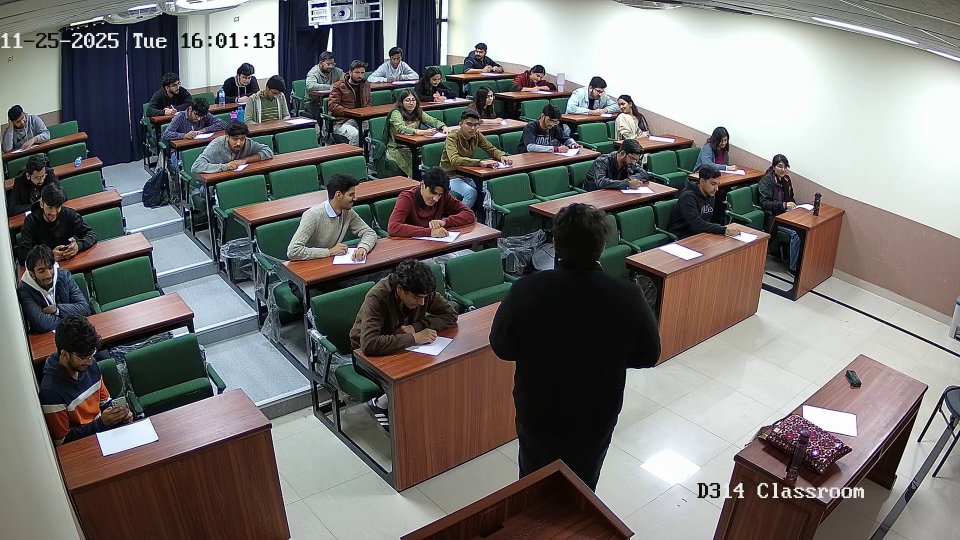
#> input picture src/app/ai_engine/D314_frame_17m19s.jpg, 1920 x 1080 px (shown at 1/2 size); its folder holds only this picture in this run
$ python -i frame_overlay_timestamp.py   (imports and definitions only)
#> lines starting #> are read from the running program, lines starting #| are printed output that depends on the picture; after the words box and inside, x2 and y2 are one past the last pixel; in counts of white or black regions, pixels touching at a corner belong together
#> further down, picture is the input picture: shape (1080, 1920, 3); mean B, G, R 113.1, 115.5, 117.8
"""
Read exam date/time burned into CCTV frames (top-left overlay) using Tesseract OCR.

Requires the ``tesseract`` binary on PATH (https://github.com/tesseract-ocr/tesseract).
Python package: ``pytesseract``. Disable with env ``EXAM_TIMESTAMP_OCR=0``.

During batch extraction (``video_processing.stream_handler``), OCR runs every
``EXAM_TS_OCR_EVERY_N_EXTRACTED`` extracted frames (default ``30``) for speed.
Timestamps between runs are interpolated from the last parsed overlay clock.

Crop defaults target a typical top-left stamp like: ``11-25-2025 Tue 16:02:24``.
"""

from __future__ import annotations

import logging
import os
import re
from datetime import datetime
from typing import Optional

import cv2
import numpy as np

logger = logging.getLogger(__name__)

try:
    import pytesseract as _pytesseract  # type: ignore
except ImportError:
    _pytesseract = None

_MISSING_TESSERACT_WARNED = False


def _preprocess_roi(roi_bgr: np.ndarray) -> np.ndarray:
    gray = cv2.cvtColor(roi_bgr, cv2.COLOR_BGR2GRAY)
    scale = float(os.getenv("EXAM_TS_OCR_SCALE", "2.2"))
    if scale > 1.0:
        gray = cv2.resize(
            gray, None, fx=scale, fy=scale, interpolation=cv2.INTER_CUBIC
        )
    blur = cv2.GaussianBlur(gray, (3, 3), 0)
    _, th = cv2.threshold(blur, 0, 255, cv2.THRESH_BINARY + cv2.THRESH_OTSU)
    if float(np.mean(th)) > 127.0:
        th = 255 - th
    return th


def parse_datetime_from_ocr_text(raw: str) -> Optional[datetime]:
    """
    Parse common CCTV overlay formats from noisy OCR text.
    Examples: ``11-25-2025 Tue 16:02:24``, ``11/25/2025  4:02:24 PM`` (best-effort).
    """
    if not raw or not raw.strip():
        return None
    s = " ".join(raw.split())
    # mm-dd-yyyy [weekday] HH:MM:SS (weekday optional / noisy)
    m = re.search(
        r"(\d{1,2})[/-](\d{1,2})[/-](\d{4})\D{0,12}(\d{1,2}):(\d{2}):(\d{2})",
        s,
        re.IGNORECASE,
    )
    if m:
        mm, dd, yyyy, hh, mi, ss = (int(m.group(i)) for i in range(1, 7))
        try:
            return datetime(yyyy, mm, dd, hh, mi, ss)
        except ValueError:
            pass
    # yyyy-mm-dd HH:MM:SS
    m2 = re.search(
        r"(\d{4})[/-](\d{1,2})[/-](\d{1,2})\D{0,8}(\d{1,2}):(\d{2}):(\d{2})",
        s,
    )
    if m2:
        yyyy, mm, dd, hh, mi, ss = (int(m2.group(i)) for i in range(1, 7))
        try:
            return datetime(yyyy, mm, dd, hh, mi, ss)
        except ValueError:
            pass
    return None


def parse_exam_timestamp_from_frame(frame_bgr: np.ndarray) -> Optional[datetime]:
    """
    Crop top-left region, OCR, parse datetime. Returns None if disabled, failed, or
    Tesseract unavailable.
    """
    if frame_bgr is None or frame_bgr.size == 0:
        return None
    if os.getenv("EXAM_TIMESTAMP_OCR", "1").strip().lower() not in (
        "1",
        "true",
        "yes",
        "on",
    ):
        return None

    h, w = frame_bgr.shape[:2]
#> h = 1080; w = 1920
    top_frac = float(os.getenv("EXAM_TS_CROP_TOP_FRAC", "0.0"))
    left_frac = float(os.getenv("EXAM_TS_CROP_LEFT_FRAC", "0.0"))
    crop_h_frac = float(os.getenv("EXAM_TS_CROP_HEIGHT_FRAC", "0.16"))
    crop_w_frac = float(os.getenv("EXAM_TS_CROP_WIDTH_FRAC", "0.62"))

    y1 = max(0, int(h * top_frac))
#> y1 = 0
    x1 = max(0, int(w * left_frac))
#> x1 = 0
    y2 = min(h, int(h * (top_frac + crop_h_frac)))
#> y2 = 172
    x2 = min(w, int(w * (left_frac + crop_w_frac)))
#> x2 = 1190
    if y2 <= y1 or x2 <= x1:
        return None

    roi = frame_bgr[y1:y2, x1:x2]
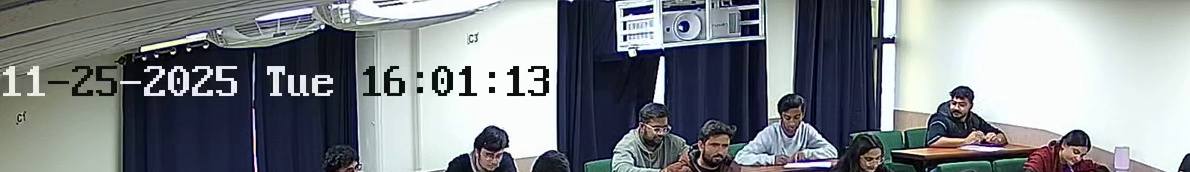
#> roi: shape (172, 1190, 3); mean B, G, R 138.7, 134.1, 129.1
    proc = _preprocess_roi(roi)
#> in _preprocess_roi, `gray = cv2.cvtColor(roi_bgr, cv2.COLOR_BGR2GRAY)`:
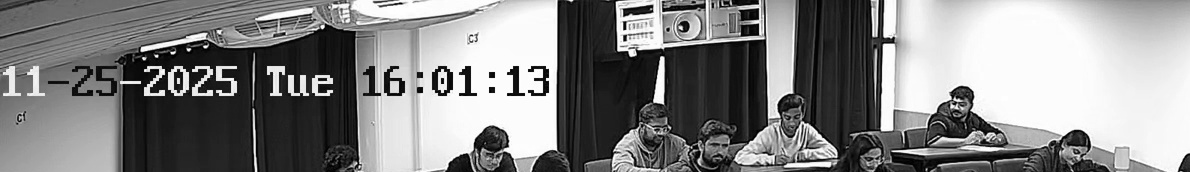
#> gray: shape (172, 1190); min 0, max 255, mean 133.1
#> in _preprocess_roi, `gray = cv2.resize( gray, None, fx=scale, fy=scale, interpolation=cv2.I..`:
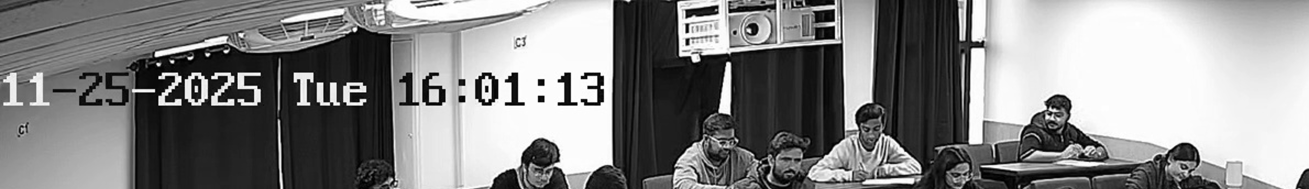
#> gray: shape (378, 2618) (shown at 1/2 size); min 0, max 255, mean 133.1
#> in _preprocess_roi, `_, th = cv2.threshold(blur, 0, 255, cv2.THRESH_BINARY + cv2.THRESH_OTSU)`:
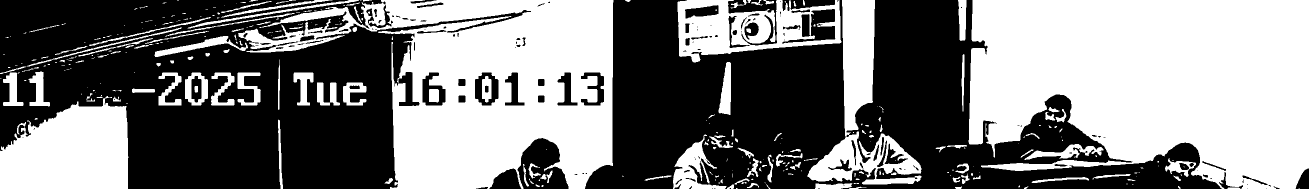
#> th: shape (378, 2618) (shown at 1/2 size); 49.2% white; 326 white regions (181 under 20 px), largest, box (x1, y1, x2, y2) and area: (1937, 0, 2618, 378) 210231, (476, 0, 1227, 378) 149409, (0, 192, 257, 378) 36473

    global _MISSING_TESSERACT_WARNED
    if _pytesseract is None:
        if not _MISSING_TESSERACT_WARNED:
            _MISSING_TESSERACT_WARNED = True
            logger.warning(
                "Exam timestamp OCR skipped: install pytesseract and the tesseract binary "
                "(pip install pytesseract; add tesseract to PATH)."
            )
        return None

    tess_cfg = os.getenv("EXAM_TS_TESSERACT_CONFIG", "--psm 6").strip() or "--psm 6"
    try:
#> (the run stopped early here; a loop or call above may not have finished)

$ run again, on src/app/ai_engine/D314_frame_18m30s.jpg
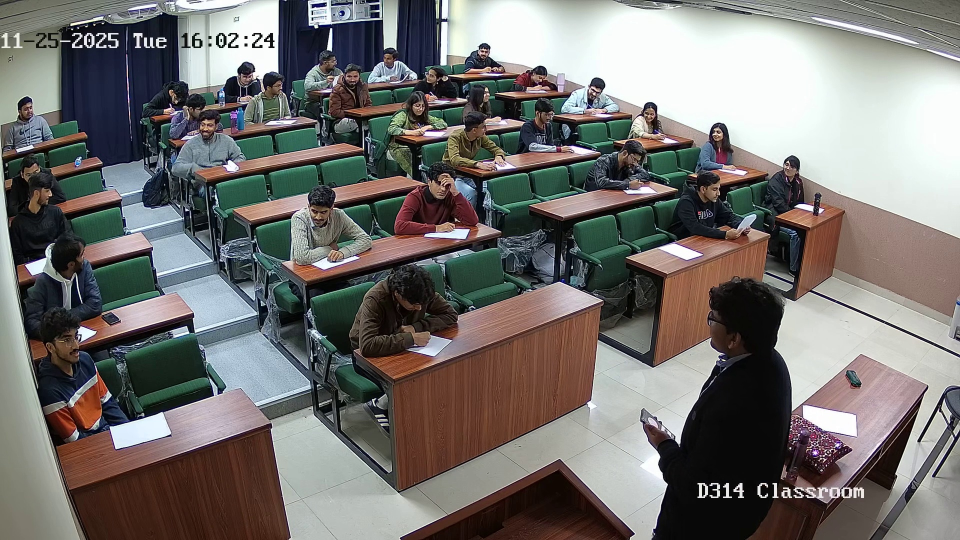
#> input picture src/app/ai_engine/D314_frame_18m30s.jpg, 1920 x 1080 px (shown at 1/2 size)
#> picture is the input picture: shape (1080, 1920, 3); mean B, G, R 110.8, 113.4, 116.2
#> in _preprocess_roi, `gray = cv2.resize( gray, None, fx=scale, fy=scale, interpolation=cv2.I..`:
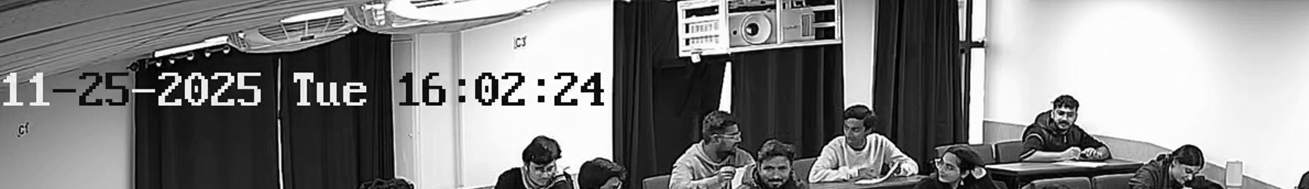
#> gray: shape (378, 2618) (shown at 1/2 size); min 0, max 255, mean 132.3
#> in _preprocess_roi, `_, th = cv2.threshold(blur, 0, 255, cv2.THRESH_BINARY + cv2.THRESH_OTSU)`:
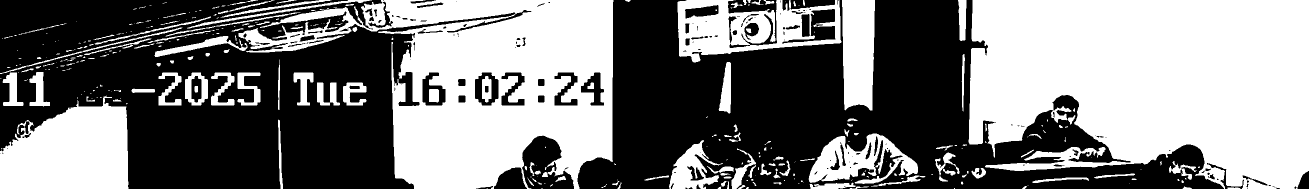
#> th: shape (378, 2618) (shown at 1/2 size); 48.8% white; 335 white regions (184 under 20 px), largest, box (x1, y1, x2, y2) and area: (1937, 0, 2618, 378) 212039, (477, 0, 1227, 378) 146265, (0, 191, 257, 378) 36324

$ run again, on src/app/ai_engine/D314_frame_28m44s.jpg
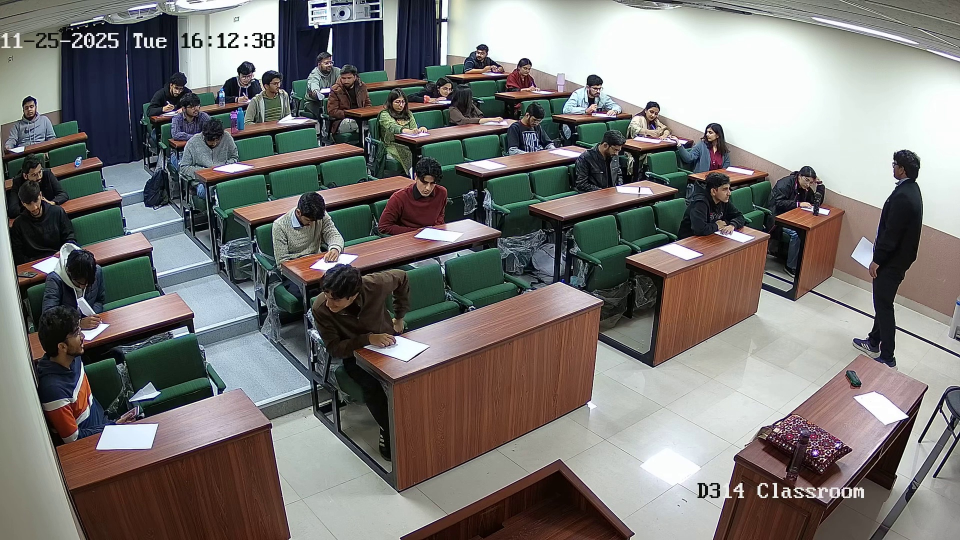
#> input picture src/app/ai_engine/D314_frame_28m44s.jpg, 1920 x 1080 px (shown at 1/2 size)
#> picture is the input picture: shape (1080, 1920, 3); mean B, G, R 115.8, 118.7, 121.4
#> in _preprocess_roi, `gray = cv2.resize( gray, None, fx=scale, fy=scale, interpolation=cv2.I..`:
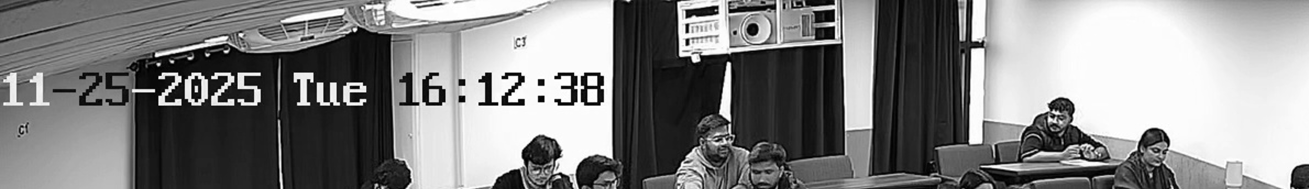
#> gray: shape (378, 2618) (shown at 1/2 size); min 0, max 255, mean 130.5
#> in _preprocess_roi, `_, th = cv2.threshold(blur, 0, 255, cv2.THRESH_BINARY + cv2.THRESH_OTSU)`:
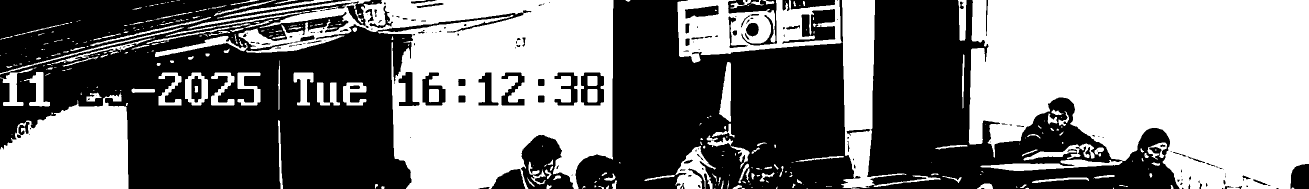
#> th: shape (378, 2618) (shown at 1/2 size); 48.7% white; 336 white regions (189 under 20 px), largest, box (x1, y1, x2, y2) and area: (1937, 0, 2618, 378) 208063, (477, 0, 1227, 378) 145794, (0, 185, 257, 378) 37316
